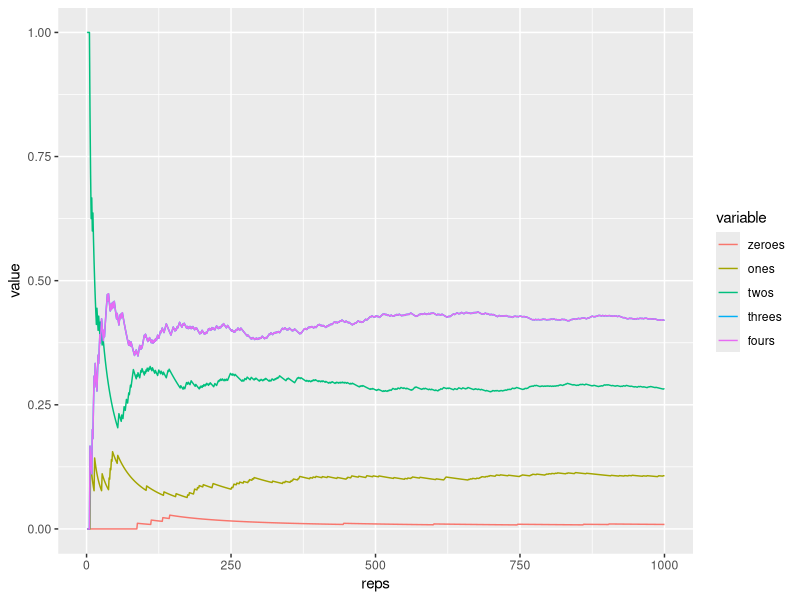

This chart was generated by the following R code:
## ---- chunk 1
knitr::opts_chunk$set(echo = TRUE, eval = TRUE, error = TRUE)
## ---- chunk 2
#create two character vectors box1 and box2
box1 <- c('blue', 'blue', 'red')
box2 <- c('blue', 'blue', rep('red',3), 'white')

#random experiment using runif(1)
repetitions <- 1000
drawn_balls <- matrix(data = NA, 1000, 4)

random_number <- runif(1)
for (i in 1:repetitions) {
  
  if (random_number > 0.5) {
    drawn_balls[i,] <- sample(box1, 4, replace = TRUE)
  } else if (random_number <= 0.5) {
    drawn_balls[i,] <- sample(box2, 4)
  }
}

head(drawn_balls)
## ---- chunk 3
#compute the proportion of samples containing 0-4 blue balls
library(magrittr)
library(dplyr)
rows <- nrow(drawn_balls)
blues <- rep(0, rows)

for (i in 1:rows) {
    blues[i] <- sum(drawn_balls[i,] =='blue')
  }

proportions <- as.data.frame(table(blues))
proportions %>% mutate(proportion = Freq/repetitions)

#Relative frequencies
reps <- seq(1, 1000)

zeroes <- cumsum(blues == 0)/reps
ones <- cumsum(blues == 1)/reps
twos <- cumsum(blues == 2)/reps
threes <- cumsum(blues == 3)/reps
fours <- cumsum(blues == 3)/reps

relative_freqs <- data.frame(reps, zeroes,ones, twos, threes, fours)
head(relative_freqs)
ncol(relative_freqs)

#plot relative frequencies of blue balls

#ungroup
library(ggplot2)
library(reshape2)

blue_plot <- as.data.frame(melt(relative_freqs, id.vars = 'reps'))


ggplot(blue_plot, aes(reps, value, col=variable)) + geom_line()

head(blue_plot)

